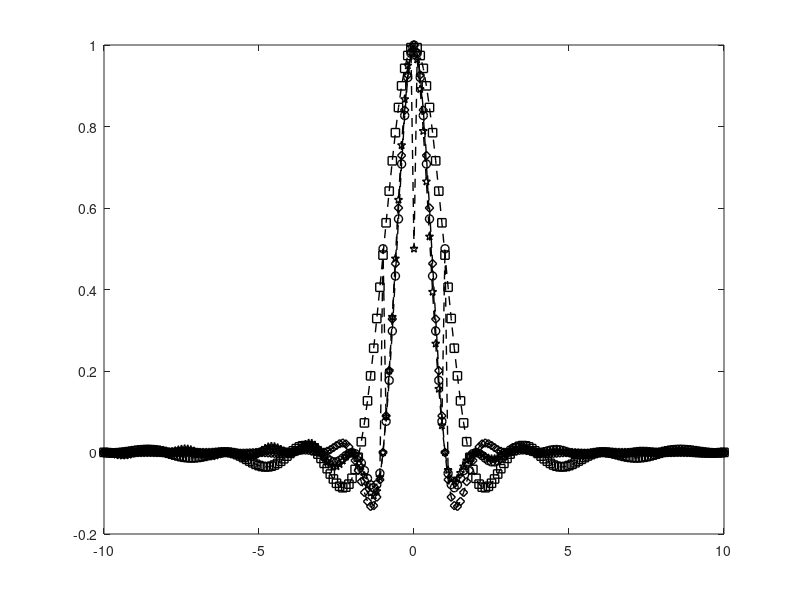

The MATLAB script that drew this image: (Note: this script raises an error after producing the figure.)

%%%%%%%%%%%%%%%%%%%%%%%%%%%%%%%%%%%%%%%%%%%%%
% Script for plotting the time domain and frequency domain representation
% of raised cosine filters for various values of alpha
%%%%%%%%%%%%%%%%%%%%%%%%%%%%%%%%%%%%%%%%%%%%%%
clear all
fs =10;
NFFT=1024;
FPulse=[-NFFT/2:NFFT/2-1]/NFFT;
alpha = 0.5;
%--------------------------------------------------------------------------
%--------------------------------------------------------------------------
%defining the RC filter
sincNum = sin(pi*[-fs:1/fs:fs]); % numerator of the sinc function
sincDen = (pi*[-fs:1/fs:fs]); % denominator of the sinc function
sincDenZero = find(abs(sincDen) < 10^-10);
sincOp = sincNum./sincDen;
sincOp(sincDenZero) = 1; % sin(pix/(pix) =1 for x =0

cosNum = cos(alpha*pi*[-fs:1/fs:fs]);
cosDen = (1-(2*alpha*[-fs:1/fs:fs]).^2);
cosDenZero = find(abs(cosDen)<10^-10);
cosOp = cosNum./cosDen;
cosOp(cosDenZero) = pi/4;

RC_Filter = sincOp.*cosOp;
RC_Filter_Spectrum = (abs((fft(RC_Filter,NFFT))/fs));
RC_Filter_Spectrum_dB = 20*log10((fft(RC_Filter,1024))/fs);
%--------------------------------------------------------------------------
%--------------------------------------------------------------------------
%LINEAR COMBINATION PULSE
%alpha*PLP(n=1) +(1-alpha)RC
constante=1; %alpha

Exp1_Num=((1-constante)*sin(pi*[-fs:1/fs:fs]).*cos(pi*alpha*[-fs:1/fs:fs])); %RC
Exp1_Den=pi*[-fs:1/fs:fs].*(1-(2*alpha*[-fs:1/fs:fs]).^2);
Exp1DenZero=find(abs(Exp1_Den) < 10^-10);
Exp1_Total=Exp1_Num./Exp1_Den;
Exp1_Total(Exp1DenZero)=0.5;

Exp2_Num=constante*sin(pi*[-fs:1/fs:fs]).*sin(pi*alpha*[-fs:1/fs:fs]); %PLP
Exp2_Den=pi^2*alpha*[-fs:1/fs:fs].^2;
Exp2DenZero=find(abs(Exp2_Den) < 10^-10);
Exp2_Total=Exp2_Num./Exp2_Den;
Exp2_Total(Exp2DenZero)=0.5;

Linear_Combination_Pulse_PLP=(Exp1_Total+Exp2_Total);
Linear_Combination_Pulse_PLP_Spectrum=(abs((fft(Linear_Combination_Pulse_PLP,NFFT))/fs));
Linear_Combination_Pulse_PLP_Spectrum_dB = 20*log10((fft(Linear_Combination_Pulse_PLP,1024))/fs);



%EXPONENTIAL LINEAR PULSE
constante=1; %alpha
beta = 0.1 %Beta


Exp2_Num=constante*sin(pi*[-fs:1/fs:fs]).*sin(pi*alpha*[-fs:1/fs:fs]); %PLP
Exp2_Den=pi^2*alpha*[-fs:1/fs:fs].^2;
Exp2DenZero=find(abs(Exp2_Den) < 10^-10);
Exp2_Total=Exp2_Num./Exp2_Den;
Exp2_Total(Exp2DenZero)=0.5;

Exp3 = exp(-pi*(beta/2)*[-fs:1/fs:fs])



Exponential_Linear_Pulse=( Exp3.*Exp2_Total);
Exponential_Linear_Pulse_Spectrum=(abs((fft(Linear_Combination_Pulse_PLP,NFFT))/fs));
Exponential_Linear_Pulse_Spectrum_dB = 20*log10((fft(Linear_Combination_Pulse_PLP,1024))/fs);




%BETTER THAN RAISED COSINE PULSE

beta2 = (pi * alpha) / log(2);

% Calculate the sinc expression
sinc_BTRC = sin([-fs:1/fs:fs])./[-fs:1/fs:fs];
sinc_BTRC_zero=find(abs(sinc_BTRC) < 10^-10);

% Calculate the second expression for BTRC
numerador_second_BTRC = (2 * beta2 * [-fs:1/fs:fs]) .* sin(pi * alpha * [-fs:1/fs:fs]);
numerador_second_BTRC = numerador_second_BTRC + 2 .* cos(pi * alpha * [-fs:1/fs:fs]) - 1;

% Never 0
denominador_second_BTRC = (beta2 * [-fs:1/fs:fs]).^2 + 1;

% Get the BTRC Pulse
BTRC = sinc_BTRC .* numerador_second_BTRC ./ denominador_second_BTRC;
BTRC(sinc_BTRC_zero) = numerador_second_BTRC / denominador_second_BTRC;
BTRC_Pulse_Spectrum=(abs((fft(BTRC,NFFT))/fs));
BTRC_Pulse_Spectrum_dB = 20*log10((fft(BTRC,1024))/fs);



%--------------------------------------------------------------------------
%--------------------------------------------------------------------------
%Respuesta al Impulso
close all
figure(1)
plot([-fs:1/fs:fs],[RC_Filter],'--kd','LineWidth',1)
hold on
plot([-fs:1/fs:fs],[Linear_Combination_Pulse_PLP],'--ko','LineWidth',1)
hold on
plot([-fs:1/fs:fs],[BTRC],'--ks','LineWidth',1)
hold on
plot([-fs:1/fs:fs],[Exponential_Linear_Pulse],'--kp','LineWidth',1)
hold on

title('Impulse Response for ISI-Free Pulses with alpha='+string(alpha),'LineWidth',.1);
legend('RC', 'Linear Combination Pulse', 'BTRC', 'Exponential Linear Pulse PLP');
axis([0 3 -.2 1.1])
hold all

grid on
xlabel('Time, t/T')
ylabel('Amplitude, h(t)')
%--------------------------------------------------------------------------
%--------------------------------------------------------------------------
%Respuesta en Frecuencia
figure(2)
plot(FPulse*2*fs, fftshift(RC_Filter_Spectrum),'--kd','LineWidth',1);
hold on
plot(FPulse*fs*2, fftshift(Linear_Combination_Pulse_PLP_Spectrum),'--ko','LineWidth',1);
hold on
plot(FPulse*fs*2, fftshift(BTRC_Pulse_Spectrum),'--ks','LineWidth',1);
hold on
plot(FPulse*fs*2, fftshift(Exponential_Linear_Pulse_Spectrum),'--kp','LineWidth',1);
hold on
title('Frequency Response for ISI-Free Pulses with alpha='+string(alpha),'LineWidth',.1);
legend('RC', 'Linear Combination Pulse', 'BTRC', 'Exponential Linear Pulse PLP');
axis([-1.6 1.6 0 1])

grid on
xlabel('f/B')
ylabel('H(f)/T')
%--------------------------------------------------------------------------
%--------------------------------------------------------------------------
% %Spectral Magnitude
% figure(3)
% plot(FPulse*2*fs, fftshift(RC_Filter_Spectrum_dB),'--kd','LineWidth',1);
% hold on
% plot(FPulse*fs*2, fftshift(Linear_Combination_Pulse_PLP_Spectrum_dB),'--ko','LineWidth',1);
% hold on
% 
% legend('RC','Linear Combination Pulse');
% 
% 
% grid on
% xlabel('f/B')
% ylabel('dB')
%--------------------------------------------------------------------------
%-------------------------------------------------------------------------
% Welch spectral estimator.
%RAISED COSINE
% figure(4)
% Fs=10;
% h = spectrum.welch('Hamming') ;    %Create a Welch spectral estimator using a Hamming Window
% Hpsd_RC = psd(h,RC_Filter,'Fs',Fs','CenterDC',true);   %Calculate the PSD 
% normalizefreq(Hpsd_RC); 
% plot (Hpsd_RC)
% hold on
% grid on
% legend('Raised Cosine Pulse');
% 
% figure(5)
% %Linear Combination Pulse
% h = spectrum.welch('Hamming');   %Create a Welch spectral estimator using a Hamming Window
% Hpsd_Linear_Combination_Pulse_PLP = psd(h,Linear_Combination_Pulse_PLP,'Fs',Fs','CenterDC',true);  %Calculate the PSD 
% normalizefreq(Hpsd_Linear_Combination_Pulse_PLP); 
% plot(Hpsd_Linear_Combination_Pulse_PLP)
% hold on
% grid on
% legend('Linear Combination Pulse');


function [y]=sinc_m(x)
    if x==0
        y=[1]
    else
        y = (sin([x])/[x])
        
    end
end
